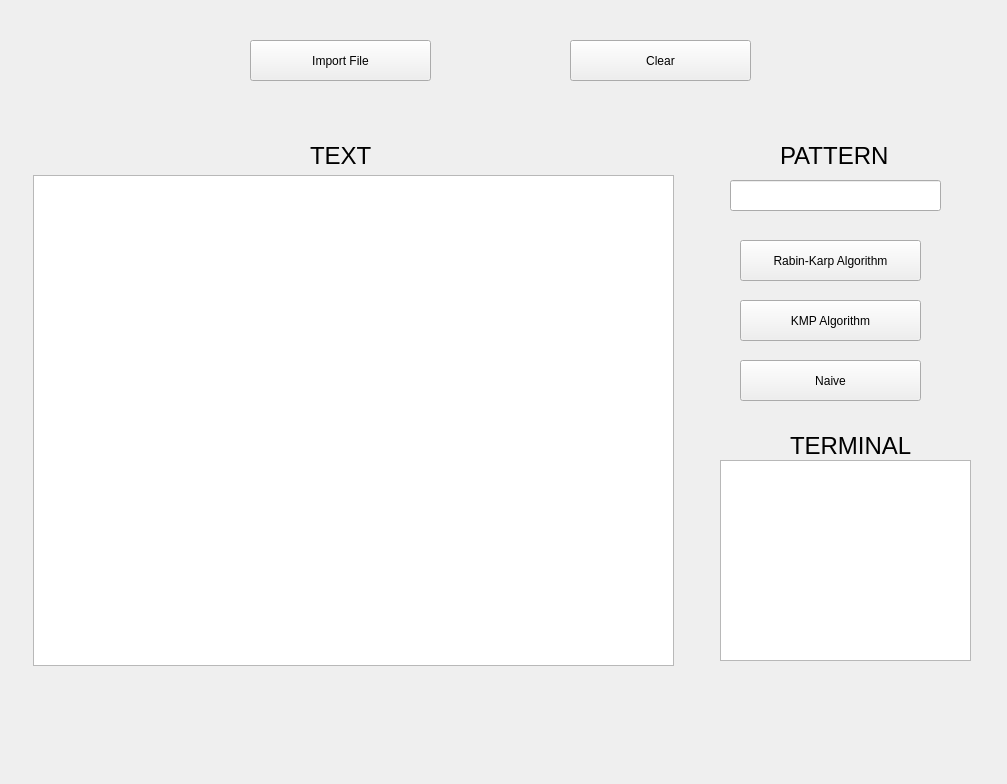
<?xml version="1.0" encoding="UTF-8"?>
<ui version="4.0">
 <class>Form</class>
 <widget class="QWidget" name="Form">
  <property name="geometry">
   <rect>
    <x>0</x>
    <y>0</y>
    <width>1007</width>
    <height>784</height>
   </rect>
  </property>
  <property name="windowTitle">
   <string>String Matching</string>
  </property>
  <widget class="QPushButton" name="pushButton_3">
   <property name="geometry">
    <rect>
     <x>250</x>
     <y>40</y>
     <width>181</width>
     <height>41</height>
    </rect>
   </property>
   <property name="text">
    <string>Import File</string>
   </property>
  </widget>
  <widget class="QTextEdit" name="textEdit">
   <property name="geometry">
    <rect>
     <x>33</x>
     <y>175</y>
     <width>641</width>
     <height>491</height>
    </rect>
   </property>
  </widget>
  <widget class="QPushButton" name="pushButton_4">
   <property name="geometry">
    <rect>
     <x>570</x>
     <y>40</y>
     <width>181</width>
     <height>41</height>
    </rect>
   </property>
   <property name="text">
    <string>Clear</string>
   </property>
  </widget>
  <widget class="QPushButton" name="pushButton_5">
   <property name="geometry">
    <rect>
     <x>740</x>
     <y>240</y>
     <width>181</width>
     <height>41</height>
    </rect>
   </property>
   <property name="text">
    <string>Rabin-Karp Algorithm</string>
   </property>
  </widget>
  <widget class="QPushButton" name="pushButton_6">
   <property name="geometry">
    <rect>
     <x>740</x>
     <y>300</y>
     <width>181</width>
     <height>41</height>
    </rect>
   </property>
   <property name="text">
    <string>KMP Algorithm</string>
   </property>
  </widget>
  <widget class="QPushButton" name="pushButton_7">
   <property name="geometry">
    <rect>
     <x>740</x>
     <y>360</y>
     <width>181</width>
     <height>41</height>
    </rect>
   </property>
   <property name="text">
    <string>Naive</string>
   </property>
  </widget>
  <widget class="QLineEdit" name="lineEdit">
   <property name="geometry">
    <rect>
     <x>730</x>
     <y>180</y>
     <width>211</width>
     <height>31</height>
    </rect>
   </property>
  </widget>
  <widget class="QLabel" name="label">
   <property name="geometry">
    <rect>
     <x>310</x>
     <y>140</y>
     <width>61</width>
     <height>31</height>
    </rect>
   </property>
   <property name="font">
    <font>
     <pointsize>18</pointsize>
    </font>
   </property>
   <property name="text">
    <string>TEXT</string>
   </property>
  </widget>
  <widget class="QLabel" name="label_2">
   <property name="geometry">
    <rect>
     <x>780</x>
     <y>140</y>
     <width>111</width>
     <height>31</height>
    </rect>
   </property>
   <property name="font">
    <font>
     <pointsize>18</pointsize>
    </font>
   </property>
   <property name="text">
    <string>PATTERN</string>
   </property>
  </widget>
  <widget class="QTextEdit" name="textEdit_2">
   <property name="geometry">
    <rect>
     <x>720</x>
     <y>460</y>
     <width>251</width>
     <height>201</height>
    </rect>
   </property>
  </widget>
  <widget class="QLabel" name="label_3">
   <property name="geometry">
    <rect>
     <x>790</x>
     <y>430</y>
     <width>141</width>
     <height>31</height>
    </rect>
   </property>
   <property name="font">
    <font>
     <pointsize>18</pointsize>
    </font>
   </property>
   <property name="text">
    <string>TERMINAL</string>
   </property>
  </widget>
 </widget>
 <resources/>
 <connections/>
</ui>
